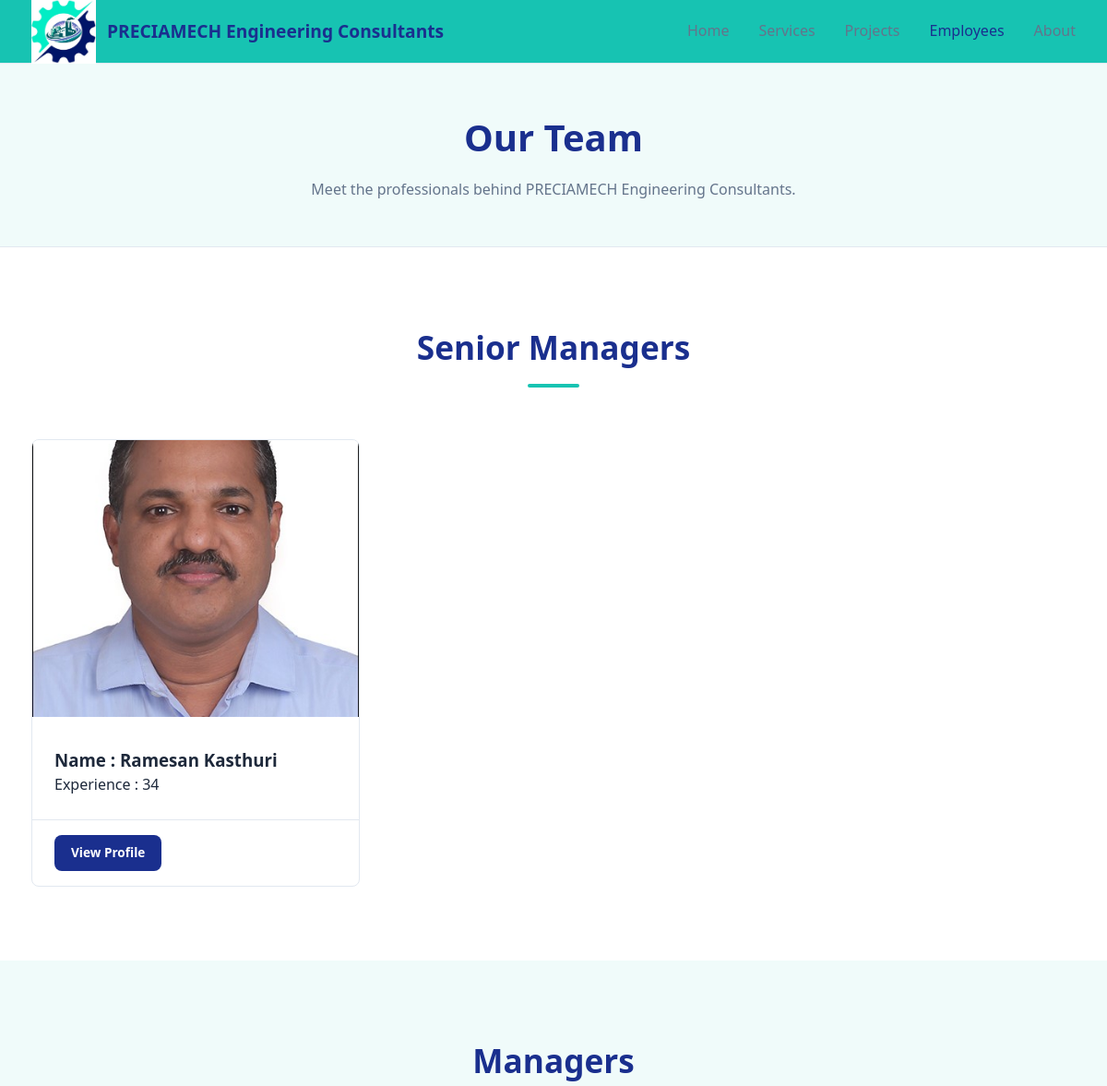
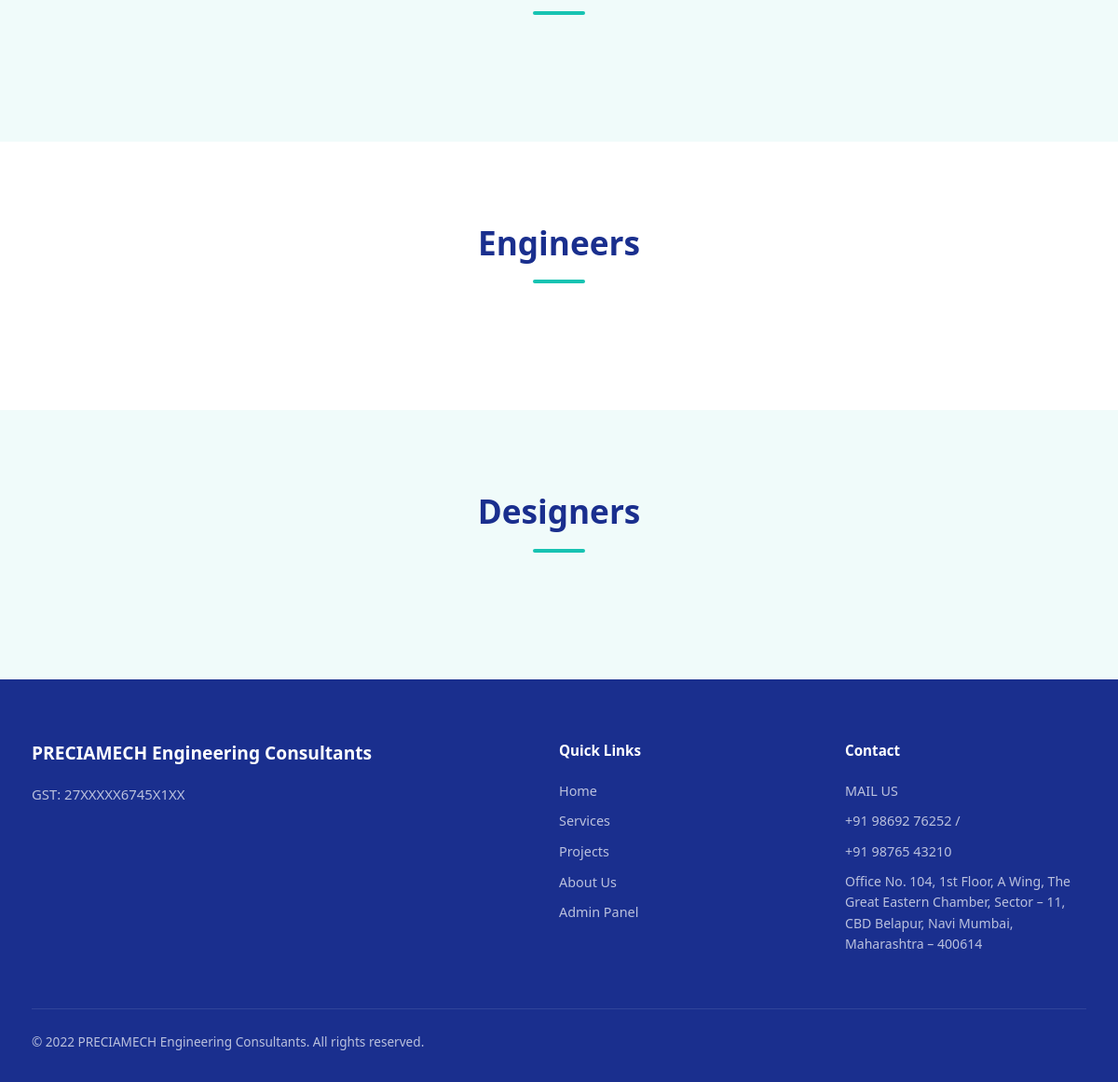
The page /employees on the database its author committed (2 pictures, top to bottom).
### app.py (models this page shows)
class Employee(db.Model):
    id = db.Column(db.Integer, primary_key=True)
    name = db.Column(db.String(150), nullable=False)
    category = db.Column(db.String(20), nullable=False)
    qualification = db.Column(db.String(200))
    experience = db.Column(db.String(100))
    description = db.Column(db.Text)
    image_filename = db.Column(db.String(250))
    phone = db.Column(db.String(30))
    email = db.Column(db.String(150))
    created_at = db.Column(db.DateTime, default=datetime.utcnow)

### app.py (the view)
@app.route('/employees')
@app.route('/employees')
def employees():
    senior_manager = Employee.query.filter_by(category='senior_manager').all()
    manager = Employee.query.filter_by(category='manager').all()
    engineer = Employee.query.filter_by(category='engineer').all()
    designer = Employee.query.filter_by(category='designer').all()
    return render_template(
        'employees.html',
        senior_manager=senior_manager,
        manager=manager,
        engineer=engineer,
        designer=designer
    )

### templates/employees.html (shortened to what this page needs)
{% extends 'base.html' %}
{% block content %}
<div class="page-header">
    <div class="container">
        <h1>Our Team</h1>
        <p>Meet the professionals behind PRECIAMECH Engineering Consultants.</p>
    </div>
</div>
<section class="section">
    <div class="container">
        <div class="section-header">
            <h2>Senior Managers</h2>
            <div class="divider"></div>
        </div>
        <div class="grid-3">
            {% for employee in senior_manager %}
            <div class="card">
                {% if employee.image_filename %}
                <img src="{{ url_for('static', filename='uploads/' + employee.image_filename) }}"
                     style="width:100%;height:300px;object-fit:cover;">
                {% else %}
                <div class="card-img">👤</div>
                {% endif %}
                <div class="card-body">
                    <h3>Name : {{ employee.name }}</h3>
                    <p>Experience : {{ employee.experience }}</p>
                </div>
                <div class="card-footer">
                    <a href="{{ url_for('employee_detail',
                    employee_id=employee.id) }}"
                    class="btn btn-dark btn-sm">
                        View Profile
                    </a>
                </div>
            </div>
            {% endfor %}
        </div>
    </div>
</section>
<section class="section"
         style="background:var(--bg);">
    <div class="container">
        <div class="section-header">
            <h2>Managers</h2>
            <div class="divider"></div>
        </div>
    </div>
</section>
<section class="section">
    <div class="container">
        <div class="section-header">
            <h2>Engineers</h2>
            <div class="divider"></div>
        </div>
    </div>
</section>
<section class="section"
         style="background:var(--bg);">
    <div class="container">
        <div class="section-header">
            <h2>Designers</h2>
            <div class="divider"></div>
        </div>
    </div>
</section>
{% endblock %}

### static/css/style.css (style rules this page uses)
*,*::before,*::after { box-sizing:border-box;margin:0;padding:0 }
:root { --navy:#1a2f8e;--navy-light:#243db0;--teal:#17c3b2;--teal-dark:#12a898; --gold:#17c3b2;--gold-dark:#12a898; --text:#1e293b;--muted:#64748b;--border:#e2e8f0;--bg:#f0fbfa;--white:#ffffff; --radius:8px;--shadow:0 4px 20px rgba(0,0,0,.08) }
html { scroll-behavior:smooth }
body { font-family:'Segoe UI',system-ui,sans-serif;color:var(--text);background-color:#ffffff;line-height:1.6 }
a { color:inherit;text-decoration:none }
img { max-width:200%;height: auto }
.container { max-width:1180px;margin:0 auto;padding:0 1.5rem }
.section { padding:5rem 0 }
.btn { display:inline-flex;align-items:center;gap:.5rem;padding:.75rem 1.75rem;border-radius:var(--radius);font-weight:600;font-size:.95rem;cursor:pointer;transition:all .2s;border:2px solid transparent }
.btn-dark { background:var(--navy);color:var(--white) }
.btn-sm { padding:.4rem 1rem;font-size:.85rem }
.grid-3 { display:grid;grid-template-columns:repeat(3,1fr);gap:2rem }
.section-header { text-align:center;max-width:640px;margin:0 auto 3.5rem }
.section-header h2 { font-size:2.2rem;font-weight:800;color:var(--navy);margin-bottom:.75rem }
.divider { width:56px;height:4px;background:var(--gold);border-radius:2px;margin:.75rem auto }
.card { background:var(--white);border:1px solid var(--border);border-radius:var(--radius);overflow:hidden;transition:transform .2s,box-shadow .2s }
.card-body { padding:1.5rem }
.card-footer { padding:1rem 1.5rem;border-top:1px solid var(--border);display:flex;justify-content:space-between;align-items:center }
.page-header { background:var(--bg);border-bottom:1px solid var(--border);padding:3rem 0;text-align:center }
.page-header h1 { font-size:2.5rem;font-weight:800;color:var(--navy) }
.page-header p { color:var(--muted);margin-top:.75rem }

### rows shown on the page
Employee: image_filename (picture), name "Ramesan Kasthuri", experience "34"
